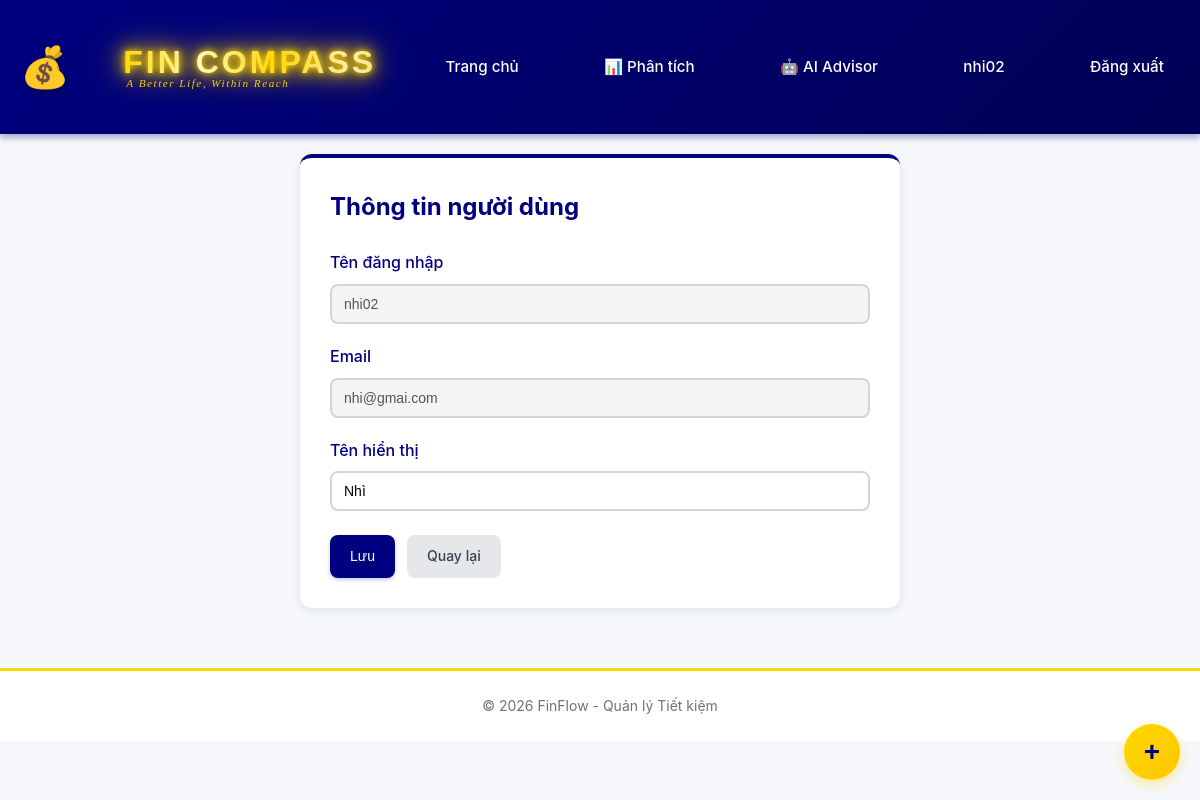
Page /profile (signed in) on the committed database.
### tables this page shows
CREATE TABLE "User" (
            id INTEGER PRIMARY KEY AUTOINCREMENT,
            username TEXT UNIQUE,
            name TEXT,
            email TEXT UNIQUE,
            passwordHash TEXT NOT NULL,
            phone TEXT,
            createdAt TEXT NOT NULL,
            updatedAt TEXT NOT NULL
        );

### app.py (the view)
@app.route('/profile', methods=['GET'])
def profile():
    user_id = session.get('user_id')
    if not user_id:
        return redirect(url_for('login'))
    user = User.find_by_id(user_id)
    return render_template('profile.html', user=user)

### app.py (called while the page is built)
@app.before_request
def require_login():
    public_endpoints = {'login', 'register', 'static', 'not_found', 'internal_error'}
    endpoint = request.endpoint
    if endpoint is None:
        return
    if endpoint.split('.')[-1] in public_endpoints:
        return
    if not session.get('user_id'):
        return redirect(url_for('login'))

@app.context_processor
def inject_user():
    user = None
    user_id = session.get('user_id')
    print(f"[DEBUG] inject_user: session user_id = {user_id}")
    if user_id:
        try:
            user = User.find_by_id(user_id)
        except Exception as _e:
            print(f"[DEBUG] inject_user: find_by_id error: {_e}")
            user = None
    print(f"[DEBUG] inject_user: current_user = {user}")
    return {'current_user': user, 'ai_enabled': AI_ENABLED}  # THÊM ai_enabled

### models.py (called while the page is built)
    def get_connection(self):
        conn = sqlite3.connect(self.db_path)
        conn.row_factory = sqlite3.Row
        return conn

    def execute_one(self, query: str, params: tuple = ()):
        conn = self.get_connection()
        cursor = conn.cursor()
        cursor.execute(query, params)
        conn.commit()
        result = cursor.fetchone()
        conn.close()
        return result

    @staticmethod
    def find_by_id(user_id: str) -> Optional[Dict[str, Any]]:
        query = 'SELECT * FROM "User" WHERE id = ?'
        result = db.execute_one(query, (user_id,))
        return dict(result) if result else None

### templates/profile.html (shortened to what this page needs)
{% extends "base.html" %}
{% block content %}
<div class="form-container">
  <h2>Thông tin người dùng</h2>
  <form method="POST" action="{{ url_for('profile_update') }}">
    <div class="form-group">
      <label>Tên đăng nhập</label>
      <input value="{{ user.username }}" disabled>
    </div>
    <div class="form-group">
      <label for="email">Email</label>
      <input id="email" value="{{ user.email or '' }}" disabled>
    </div>
    <div class="form-group">
      <label for="name">Tên hiển thị</label>
      <input id="name" name="name" value="{{ user.name or '' }}">
    </div>
    <div class="form-actions">
      <button class="btn btn-primary" type="submit">Lưu</button>
      <a class="btn btn-secondary" href="{{ url_for('index') }}">Quay lại</a>
    </div>
  </form>
</div>
{% endblock %}

### templates/base.html (shortened to what this page needs)
<!DOCTYPE html>
<html lang="vi">
<head>
    <link rel="stylesheet" href="{{ url_for('static', filename='style.css') }}">
</head>
<body>
    <nav class="navbar">
        <div class="container">
            <span class="logo-icon">💰</span>
            <div class="logo-text-wrapper">
                <h1 class="logo-title">FIN COMPASS</h1>
                <p class="logo-tagline">A Better Life, Within Reach</p>
            </div>
            <a href="{{ url_for('index') }}" class="nav-link">Trang chủ</a>
            <a href="{{ url_for('analysis') }}" class="nav-link">📊 Phân tích</a>
            {% if ai_enabled %}
            <a href="{{ url_for('ai_analyze') }}" class="nav-link">🤖 AI Advisor</a>
            {% endif %}
            {% if session.get('user_id') %}
                <a href="{{ url_for('profile') }}" class="nav-link">{{ current_user.username if current_user else 'Tài khoản' }}</a>
                <a href="{{ url_for('logout') }}" class="nav-link">Đăng xuất</a>
            {% else %}
                <a href="{{ url_for('login') }}" class="nav-link">Đăng nhập</a>
                <a href="{{ url_for('register') }}" class="nav-link">Đăng ký</a>
            {% endif %}
        </div>
    </nav>
    <main class="container">
        {% block content %}{% endblock %}
    </main>
    <footer class="footer">
        <p>&copy; 2026 FinFlow - Quản lý Tiết kiệm</p>
    </footer>
    {% if session.get('user_id') %}
    <button class="fab" onclick="openTransactionModal()">+</button>
    {% endif %}
</body>
</html>

### static/style.css (style rules this page uses)
* { margin: 0; padding: 0; box-sizing: border-box; }
body { font-family: -apple-system, BlinkMacSystemFont, 'Segoe UI', Arial, sans-serif; background: #f5f7fa; color: #333; line-height: 1.6; }
.container { max-width: 1200px; margin: 0 auto; padding: 20px; }
.navbar { background: linear-gradient(135deg, #000080 0%, #000055 100%); color: white; padding: 15px 0; box-shadow: 0 4px 6px rgba(0, 0, 128, 0.3); }
.navbar .container { display: flex; justify-content: space-between; align-items: center; flex-wrap: wrap; gap: 20px; }
.logo-icon { font-size: 2.5rem; animation: float 3s ease-in-out infinite; filter: drop-shadow(0 2px 4px rgba(0, 0, 0, 0.3)); }
.logo-text-wrapper { display: flex; flex-direction: column; gap: 0; align-items: flex-start; }
.logo-title { font-family: 'Orbitron', 'Impact', sans-serif; font-size: 2rem; font-weight: 900; letter-spacing: 3px; margin: 0; line-height: 1.1; background: linear-gradient( 90deg, #FFD700 0%, #FFF9C4 15%, #FFD700 30%, #FFECB3 45%, #FFD700 60%, #FFF9C4 75%, #FFD700 90%, #FFECB3 100% ); background-size: 200% auto; -webkit-background-clip: text; -webkit-text-fill-color: transparent; background-clip: text; animation: sparkleGold 4s linear infinite; filter: drop-shadow(0 0 3px rgba(255, 215, 0, 1)) drop-shadow(0 0 8px rgba(255, 215, 0, 0.8)) drop-shadow(0 0 15px rgba(255, 215, 0, 0.6)) drop-shadow(0 2px 4px rgba(0, 0, 0, 0.4)); text-transform: uppercase; position: relative; }
.logo-tagline { font-family: 'Playfair Display', 'Georgia', serif; font-size: 0.7rem; font-style: italic; font-weight: 400; color: #FFD700; margin: 0; letter-spacing: 1.5px; opacity: 0.95; text-shadow: 0 1px 3px rgba(0, 0, 0, 0.4), 0 0 8px rgba(255, 215, 0, 0.3); padding-left: 3px; line-height: 1; margin-top: -2px; }
.nav-link { color: white; text-decoration: none; padding: 8px 16px; border-radius: 6px; transition: all 0.3s; font-weight: 500; font-size: 0.95rem; }
.btn { display: inline-block; padding: 10px 20px; border-radius: 8px; text-decoration: none; font-weight: 500; transition: all 0.3s; border: none; cursor: pointer; font-size: 14px; }
.btn-primary { background: #000080; color: white; box-shadow: 0 2px 4px rgba(0, 0, 128, 0.2); }
.btn-secondary { background: #e5e7eb; color: #374151; }
.form-container { max-width: 600px; margin: 0 auto; background: white; padding: 30px; border-radius: 12px; box-shadow: 0 2px 8px rgba(0, 0, 128, 0.1); border-top: 4px solid #000080; }
.form-container h2 { margin-bottom: 24px; color: #000080; font-weight: 700; }
.form-group { margin-bottom: 20px; }
.form-group label { display: block; margin-bottom: 8px; font-weight: 500; color: #000080; }
.form-group input, .form-group select, .form-group textarea { width: 100%; padding: 10px 12px; border: 2px solid #d1d5db; border-radius: 8px; font-size: 14px; transition: all 0.3s; }
.form-group input:disabled { background: #f3f4f6; cursor: not-allowed; }
.form-actions { display: flex; gap: 12px; margin-top: 24px; }
.fab { position: fixed; right: 20px; bottom: 20px; width: 56px; height: 56px; border-radius: 50%; font-size: 28px; background: linear-gradient(135deg, #FFD700 0%, #FFC700 100%); color: #000080; border: none; cursor: pointer; box-shadow: 0 4px 12px rgba(255, 215, 0, 0.4); transition: all 0.3s; font-weight: bold; }
.footer { text-align: center; padding: 24px; color: #6b7280; font-size: 0.875rem; margin-top: 40px; background: white; border-top: 3px solid #FFD700; }

### rows in the picture
User: username "nhi02", email "nhi@gmai.com", name "Nhì"
